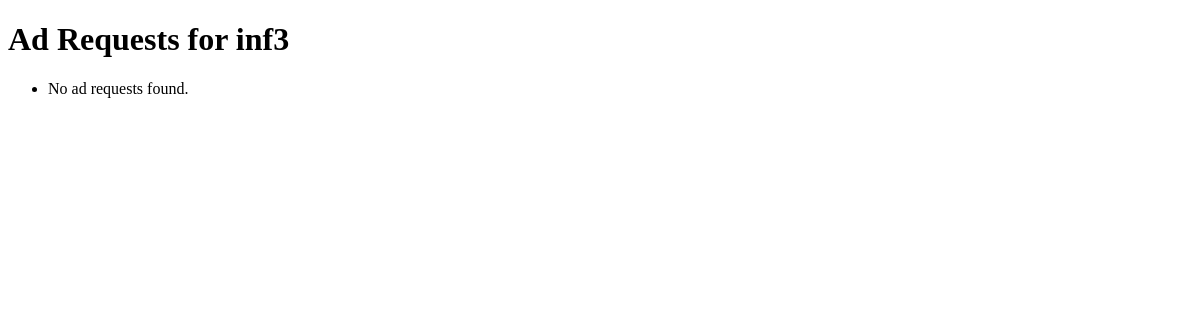
The page /influencer/inf3/campaigns on the database as committed earlier.
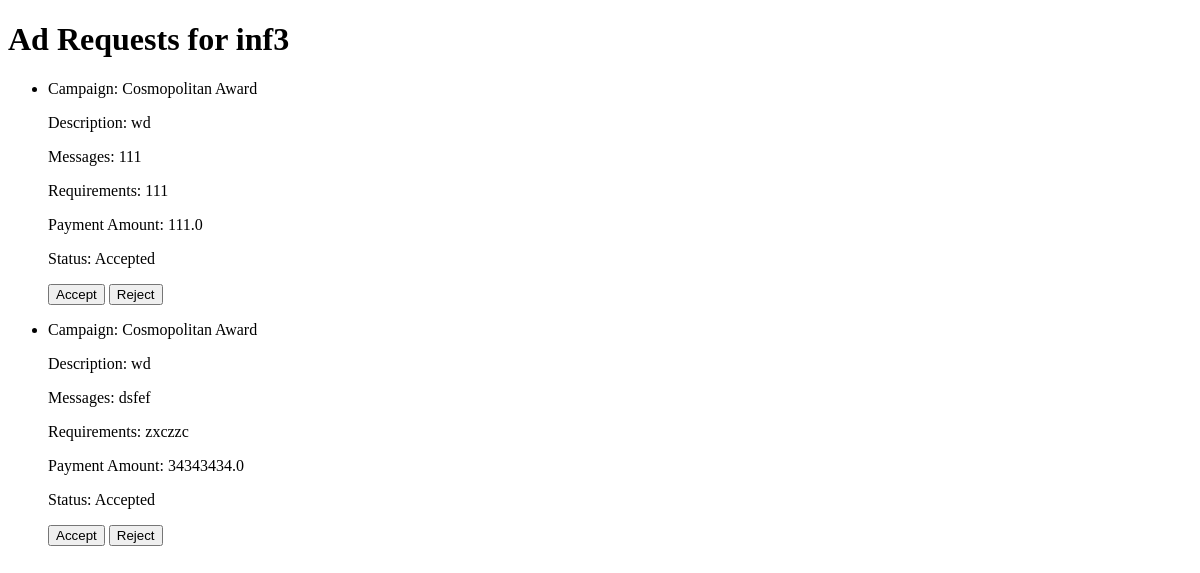
The same page on the database as committed later.
### models.py (models this page shows, shortened)
class AdRequest(db.Model):
    id = db.Column(db.Integer, primary_key=True)
    campaign_id = db.Column(db.Integer, db.ForeignKey('campaign.id'), nullable=False)
    influencer_id = db.Column(db.Integer, db.ForeignKey('influencer.id'), nullable=False)
    messages = db.Column(db.Text, nullable=True)
    requirements = db.Column(db.Text, nullable=False)
    payment_amount = db.Column(db.Float, nullable=False)
    status = db.Column(db.String(10), nullable=False)

class Campaign(db.Model):
    id = db.Column(db.Integer, primary_key=True)
    name = db.Column(db.String(100), nullable=False)
    description = db.Column(db.Text, nullable=False)
    start_date = db.Column(db.Date, nullable=False)
    end_date = db.Column(db.Date, nullable=False)
    budget = db.Column(db.Float, nullable=False)
    visibility = db.Column(db.String(10), nullable=False)
    goals = db.Column(db.Text, nullable=False)
    sponsor_id = db.Column(db.Integer, db.ForeignKey('sponsor.id'), nullable=False)
    product_link = db.Column(db.String(255))
    requirements = db.Column(db.Text)
    target_gender = db.Column(db.String(10))
    target_age = db.Column(db.String(50))
    target_location = db.Column(db.String(100))
    live_date = db.Column(db.Date)
    flagged = db.Column(db.Boolean, default=False)
    ad_requests = db.relationship('AdRequest', backref='campaign', lazy=True)

### app.py (the view)
@app.route('/influencer/<username>/campaigns')
def influencer_campaigns(username):
    influencer = Influencer.query.filter_by(username=username).first_or_404()
    ad_requests = AdRequest.query.filter_by(influencer_id=influencer.id).all()
    return render_template('influencer_campaigns.html', influencer=influencer, ad_requests=ad_requests)

### templates/influencer_campaigns.html (shortened to what this page needs)
<!DOCTYPE html>
<html lang="en">
<head>
</head>
<body>
    <h1>Ad Requests for {{ influencer.username }}</h1>
    <ul>
        {% for ad_request in ad_requests %}
            <li>
                <p>Campaign: {{ ad_request.campaign.name }}</p>
                <p>Description: {{ ad_request.campaign.description }}</p>
                <p>Messages: {{ ad_request.messages }}</p>
                <p>Requirements: {{ ad_request.requirements }}</p>
                <p>Payment Amount: {{ ad_request.payment_amount }}</p>
                <p>Status: {{ ad_request.status }}</p>
                <form action="{{ url_for('update_ad_request_status', ad_request_id=ad_request.id) }}" method="post">
                    <button type="submit" name="status" value="Accepted">Accept</button>
                    <button type="submit" name="status" value="Rejected">Reject</button>
                </form>
            </li>
        {% else %}
            <li>No ad requests found.</li>
        {% endfor %}
    </ul>
</body>
</html>

Rows that differ between the two databases and show on the page:
added AdRequest: campaign.name "Cosmopolitan Award", campaign.description "wd", messages "111", requirements "111", payment_amount "111.0", status "Accepted"
added AdRequest: campaign.name "Cosmopolitan Award", campaign.description "wd", messages "dsfef", requirements "zxczzc", payment_amount "34343434.0", status "Accepted"
Other text that changed with them:
text no longer shown: "No ad requests found."
